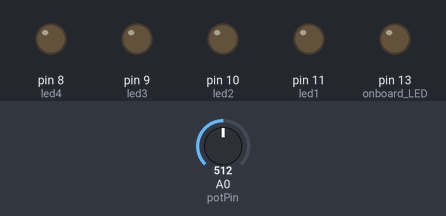
Bench run of a sketch on a simulated Arduino Uno, built with avr-gcc and run on an emulated ATmega328P. Shown: output pins drawn as LEDs (lit = HIGH). The inputs (shaded band) are chosen by the test bench; at power-on: A0 (potPin) = 512.

Above: at 0.1 s.
At 2.1 s:
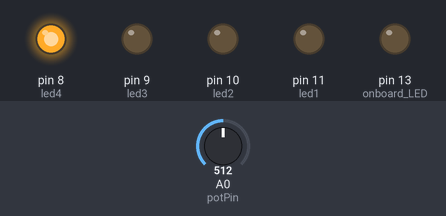
At 3.1 s:
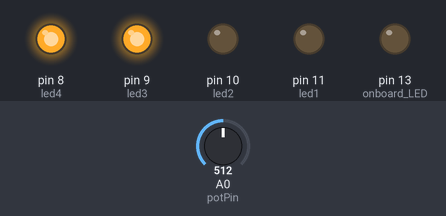
At 4.1 s:
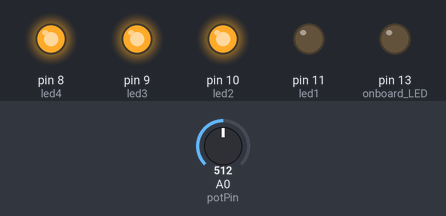
At 5.1 s:
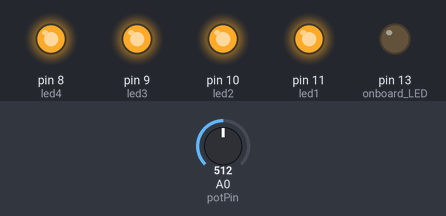
Timing chart, 0 to 6.6 s (numbered marks = the images above):
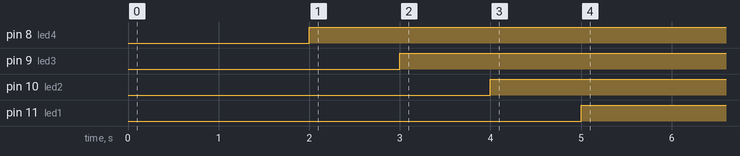

The sketch:

Blinkexample.ino
```cpp
/*****************************
   * Marc Schaufelberger *
   * HTW CHUR *
   * 25. FEB 2019 *
   * Poti LED-Stair *
  ******************************/

int potPin = 0; // select the input pin for the potentiometer
int led1 = 11;// the pin the LED is connected to
int led2 = 10;
int led3 = 9;
int led4 = 8;
int val = 0;       // variable to store the value coming from the sensor

void setup() {
    pinMode(13, OUTPUT); //onboard LED
    pinMode(led1, OUTPUT);// Declare the LED as an output
    pinMode(led2, OUTPUT);
    pinMode(led3, OUTPUT);
    pinMode(led4, OUTPUT);
}

void loop() {

  val = analogRead(potPin);    // read the value from the sensor
  delay(1000);
  digitalWrite(13, LOW);  //set onboard LED LOW
  delay(1000);
  digitalWrite(led4, HIGH);
  delay(1000);
  digitalWrite(led3, HIGH);
  delay(1000);
  digitalWrite(led2, HIGH);
  delay(1000);
  digitalWrite(led1, HIGH);
  delay(1000);


}
```

Measured:
- by itself, pin 8 (led4): LOW → HIGH at 2.0 s
- by itself, pin 9 (led3): LOW → HIGH at 3.0 s
- by itself, pin 10 (led2): LOW → HIGH at 4.0 s
- by itself, pin 11 (led1): LOW → HIGH at 5.0 s
